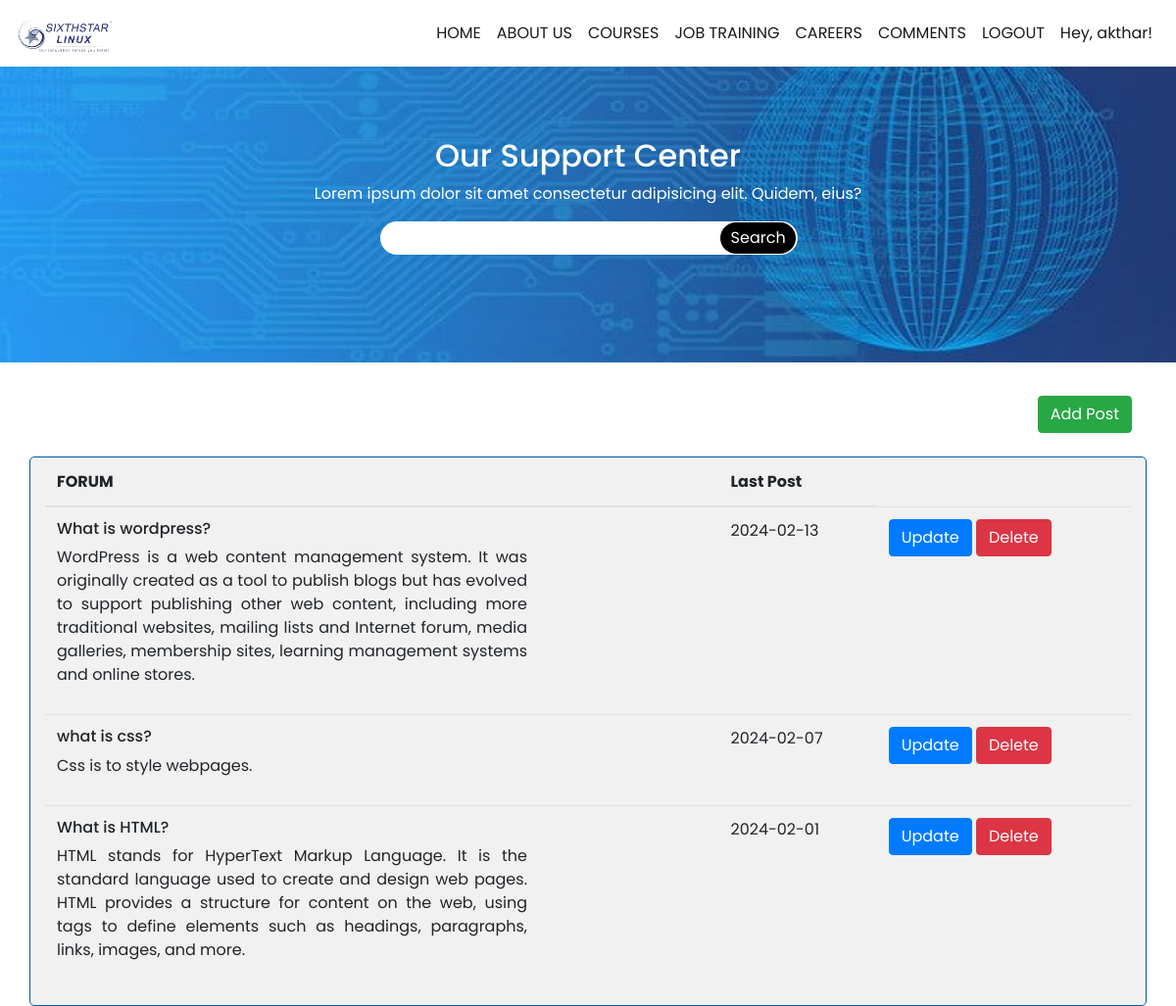
Page /adminPanel.php (signed in) on the committed database.
### tables this page shows
CREATE TABLE `posts` (
  `id` int(11) NOT NULL,
  `title` varchar(100) NOT NULL,
  `description` text NOT NULL,
  `postDate` date NOT NULL DEFAULT current_timestamp()
);

### adminPanel.php (the view, shortened to what this page needs)
<!DOCTYPE html>
<html lang="en">
<head>
    <link rel="stylesheet" href="https://cdn.jsdelivr.net/npm/bootstrap@4.6.2/dist/css/bootstrap.min.css"
>
    <link rel="stylesheet" href="https://cdnjs.cloudflare.com/ajax/libs/font-awesome/4.7.0/css/font-awesome.min.css">
    <link rel="stylesheet" href="forum.css">
</head>
<body>
    <div>
        <nav class="navbar navbar-expand-md navbar-light fixed-top" id="navBar">
            <a class="navbar-brand" href="#"><img src="images/sixthstar-linux2-removebg-preview.png" id="logo" alt=""
                    class="img-responsive img-fluid"></a>
            <div class="collapse navbar-collapse" id="navbarNav">
                <ul class="navbar-nav">
                    <li class="nav-item active">
                        <a class="nav-link" href="#">HOME<span class="sr-only">(current)</span></a>
                    </li>
                    <li class="nav-item active">
                        <a class="nav-link" href="#">ABOUT US</a>
                    </li>
                    <li class="nav-item active">
                        <a class="nav-link" href="#">COURSES</a>
                    </li>
                    <li class="nav-item active">
                        <a class="nav-link" href="#">JOB TRAINING</a>
                    </li>
                    <li class="nav-item active">
                        <a class="nav-link" href="#">CAREERS</a>
                    </li>
                    <li class="nav-item active">
                        <a class="nav-link" href="./admin/comment-section/commentindex.html">COMMENTS</a>
                    </li>
                    <li class="nav-item active">
                        <a class="nav-link" href="logout.php">LOGOUT</a>
                    </li>
                    <li class="nav-item active">
                        <a class="nav-link" href="#">Hey, <?php echo $_SESSION['username']; ?>!</a>
                    </li>
                </ul>
            </div>
        </nav>
    </div>
    <div>
        <img src="images/forumBg.jpg" class="img-fluid img-responsive" alt="" width="100%" height="20%" id="bannerImg">
        <div class="text-center"  id="searchBlogs">
            <h2>Our Support Center</h2>
            <p>Lorem ipsum dolor sit amet consectetur adipisicing elit. Quidem, eius?</p>
            <div>
                <input type="text">
                <button>Search</button>
            </div>
        </div>
    </div>
    <div id="container">
        <div class="container">
            <div class="row">
                <div class="col-12 my-4">
                <p>
                        <a class="btn btn-success float-right" href="addpost.php">Add Post</a>
                    </p>
                </div>
                <div class="col-12" id="Blogs">
                    <table class="table table-stripped table-hover" id="forumTable">
                        <thead>
                          <tr>
                            <th>FORUM</th>
                            <th>Last Post</th>
                          </tr>
                        </thead>
                        <tbody>
                          <?php
                                $connection = mysqli_connect("localhost","root","");
                                $sql = "select * from posts ORDER BY id DESC";
                                $run = mysqli_query($connection, $sql);
                                $id= 1;
                                while($row = mysqli_fetch_array($run))
                                {
                                    $uid = $row['id'];
                                    $title = $row['title'];
                                    $description = $row['description'];
                                    $postDate = $row['postDate'];
                                ?>
                                   <tr>
                                        <td>
                                            <h6><?php echo $title ?></h6>
                                            <p id="descWidth"><?php echo $description ?></p>
                                        </td>
                                        <td><?php echo $postDate ?></td>
                                        <td>
                                        <a href='updatePost.php?id=<?php echo $uid; ?>'class="btn btn-primary">Update</a>
                                        <a href='Delete.php?rn=<?php echo $uid; ?>' type="submit" name="delete" class="btn btn-danger" >Delete</a>
                                        </td>
                                   </tr>
                                    <?php $id++; } ?>
                        </tbody>
                      </table>
                </div>
            </div>
        </div>
    </div>
</body>
</html>

### forum.css (style rules this page uses)
* { font-family: 'poppins',sans-serif; }
#navBar { background-color: #fff; }
#logo { width: 100px; }
#forumTable { border-radius: 5px; }

### adminPanel.php (style rules this page uses)
#searchBlogs { margin-top:-230px; margin-bottom:120px; color: #fff; }
#searchBlogs input { padding:5px 100px; padding-left:10px; border-radius:50px; border-style:none; outline:none }
#searchBlogs button { border-style:none; background-color:#000; color:#fff; padding:4px 10.33px; margin-left:-83px; border-radius:50px }
#Blogs { background-color:#f1f1f1; border-radius:5px; border:1px solid #035ca8; }
#descWidth { width: 40vw; text-align: justify; }

### rows in the picture
posts: title "What is wordpress?", description "WordPress is a web content management system. It was originally created as a tool to publish blogs but has evolved to support publishing other web content, including more traditional websites, mailing lists and Internet forum, media galleries, membership sites, learning management systems and online stores.", postDate "2024-02-13"
posts: title "what is css?", description "Css is to style webpages.", postDate "2024-02-07"
posts: title "What is HTML?", description "HTML stands for HyperText Markup Language. It is the standard language used to create and design web pages. HTML provides a structure for content on the web, using tags to define elements such as headings, paragraphs, links, images, and more.", postDate "2024-02-01"

### other values in the picture
$_SESSION['username'] "akthar"
